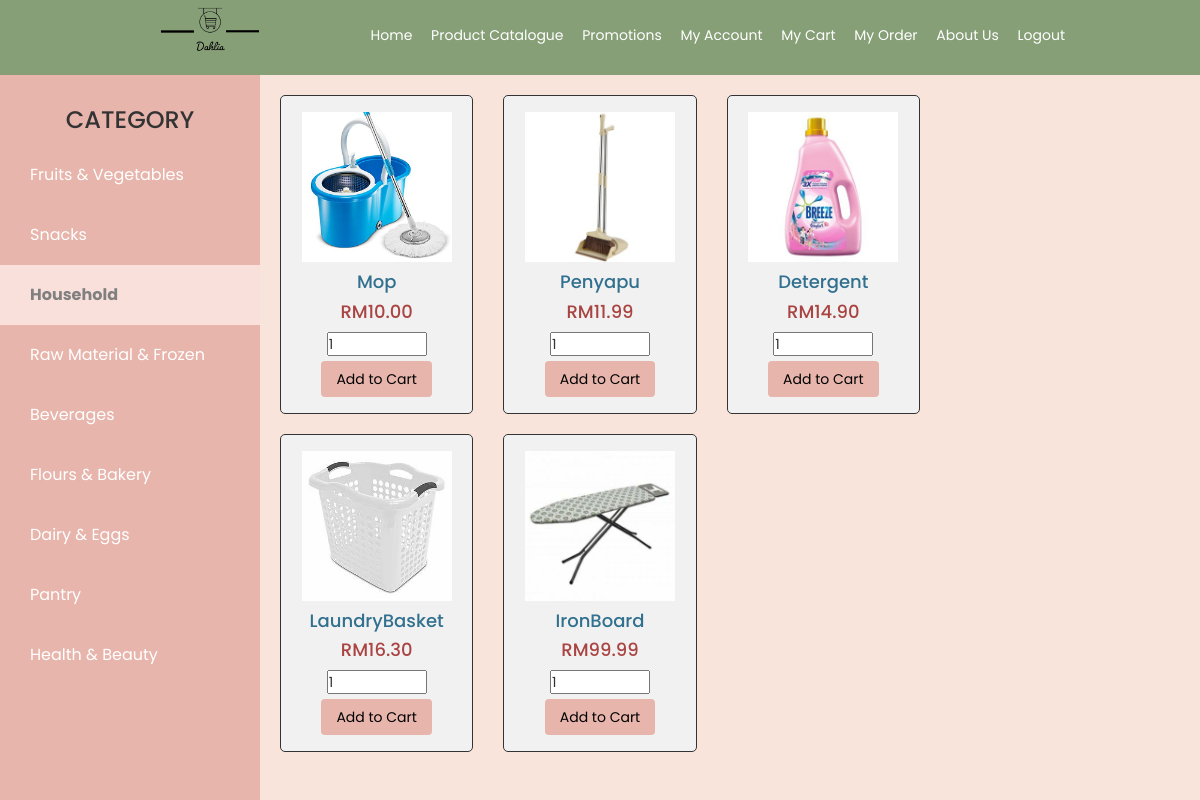
/catHouseHold.php, run on the app's committed database.
### tables this page shows
CREATE TABLE `product` (
  `ProductID` varchar(15) NOT NULL,
  `ManufactureID` varchar(15) NOT NULL,
  `ProductName` varchar(50) NOT NULL,
  `ProductCategory` varchar(20) NOT NULL,
  `ProductPrice` decimal(5,2) NOT NULL,
  `ProductBrand` varchar(20) NOT NULL,
  `ProductInStock` int(4) NOT NULL,
  `ProductImg` varchar(200) NOT NULL
);

### catHouseHold.php (the view, shortened to what this page needs)
<?php
  $connect = mysqli_connect("sql206.epizy.com", "epiz_32159668", "924LOHn3mk6", "epiz_32159668_dahliasp");
 ?>
<!DOCTYPE html>
<html>
<head>
  <link rel="stylesheet" href="https://maxcdn.bootstrapcdn.com/bootstrap/3.3.6/css/bootstrap.min.css" />
  <link rel="stylesheet" type="text/css" href="css/style.css">
  <link rel="stylesheet" href="https://cdnjs.cloudflare.com/ajax/libs/font-awesome/5.15.1/css/all.min.css">
</head>
<body>
  <header>
    <div class="container">
        <a href="homepage.php"><img src ="img/logo.png" width="150">
        <ul>
          <li><a href="homepage.php">Home</a></li>
          <li><a href="catalogue.php">Product Catalogue</a></li>
          <li><a href="catFruitVeg.php">Promotions</a></li>
          <li><a href="myaccount.php">My Account</a></li>
          <li><a href="addToCart.php">My Cart</a></li>
          <li><a href="myOrder.php">My Order</a></li>
          <li><a href="about-us.php">About Us</a></li>
           <li><a href="logout.php">Logout</a></li>
        </ul>
    </div>
  </header>
   <div class="side-bar">
    <div class="menu">
      <div class="item">
        <h3>CATEGORY</h3>
        <a href="catFruitVeg.php">Fruits & Vegetables</a>
        <a href="catSnack.php">Snacks</a>
        <a href="catHouseHold.php" style="color:grey; background-color:#F9E0DB"><b>Household</b></a>
        <a href="catRawMF.php">Raw Material & Frozen</a>
        <a href="catBeverage.php">Beverages</a>
        <a href="catFlourBakery.php">Flours & Bakery</a>
        <a href="catDairyEgg.php">Dairy & Eggs</a>
        <a href="catPantry.php">Pantry</a>
        <a href="catHealthBeauty.php">Health & Beauty</a>
      </div>
    </div>
   </div>
   <br/>
       <div class="container" style="width:700px;">
            <?php
            $query = "SELECT * FROM product WHERE ProductCategory = 'Household' ORDER BY ProductID ASC";
            $result = mysqli_query($connect, $query);
            if(mysqli_num_rows($result) > 0)
            {
                 while($row = mysqli_fetch_array($result))
                 {
            ?>
            <div class="col-md-4">
                <form method="post" action="catHouseHold.php?ProductID=<?=$row['ProductID'] ?>">
                    <div style="border:1px solid #333; background-color:#f1f1f1; margin-bottom: 20px; border-radius:5px; padding:16px" align="center">
                       <img src="img/<?=$row['ProductImg']?>" style='height:150px;'>
                       <h4 class="text-info"><?php echo $row["ProductName"]; ?></h4>
                       <h4 class="text-danger">RM<?php echo $row["ProductPrice"]; ?></h4>
                       <input type="number" name="quantity" value="1" class="form-contol" min="0" style="width:100px;" >
                       <input type="submit" name="add_to_cart" style="margin-top:5px;" class="btn btn-success" value="Add to Cart" />
                    </div>
                </form>
            </div>
            <?php
                 }
            }
            ?>
</body>
</html>

### css/style.css (style rules this page uses)
* { padding:0; margin:0; font-family: 'Poppins', sans-serif; }
body { background-color: #f8f8f8; }
a { color: inherit; text-decoration: none; }
.btn { padding:8px 15px; background-color: #E7B5AC; color: black; border:none; cursor: pointer; }
header { background-color: #869F77; color: #fff; }
header ul { float: right; }
header ul li { display: inline-block; }
header ul li a { padding:20px 0 20px 15px; display: inline-block; }
.container { width: 80%; margin:0 auto; }
.container:after { content: ''; display: block; clear: both; }
.side-bar { background: #E7B5AC; backdrop-filter: blur(15px); width: 260px; height: 800px; position: absolute; top: 10; }
.side-bar .menu { width: 100%; margin-top: 60px; }
.side-bar .menu .item { position: relative; cursor: pointer; }
.side-bar .menu .item h3 { margin-top: -25px; margin-bottom: 15px; line-height: 20px; text-align: center; }
.side-bar .menu .item a { color: white; font-size: 16px; text-decoration: none; display: block; padding: 5px 30px; line-height: 50px; }
body { margin: 0; padding: 0px 0px; height: 100vh; background-size: cover; background-position: center center; position: relative; background-color: #f8e4db; box-sizing: border-box; }

### data on the page
product: ProductImg (picture), ProductName "Mop", ProductPrice "10.00"
product: ProductImg (picture), ProductName "Penyapu", ProductPrice "11.99"
product: ProductImg (picture), ProductName "Detergent", ProductPrice "14.90"
product: ProductImg (picture), ProductName "LaundryBasket", ProductPrice "16.30"
product: ProductImg (picture), ProductName "IronBoard", ProductPrice "99.99"
